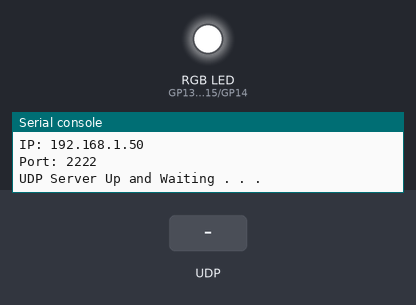
A program run on a simulated Raspberry Pi Pico running MicroPython. Shown: an RGB LED mixed from three pins (HIGH = lit), the last lines printed to the serial console. The inputs (shaded band) are chosen by the test bench. WiFi joins after 1.5 s.

Above: at 3.2 s.
3.3 s: UDP packet "red" arrives
At 4.4 s:
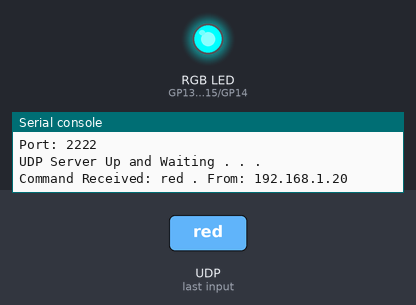
4.8 s: UDP packet "green" arrives
At 5.5 s:
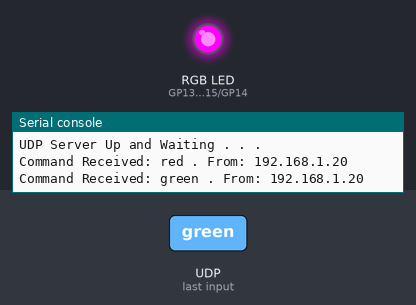
6.3 s: UDP packet "blue" arrives
At 6.7 s:
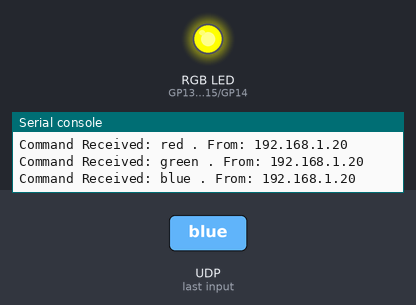
Timing chart, 0 to 9.3 s (numbered marks = the images above; inputs shaded):
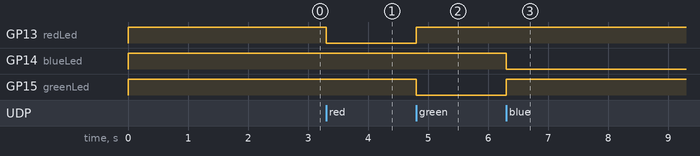

Measured:
- after the input at 3.3 s, GP13 (redLed): HIGH → LOW at once
- after the input at 4.8 s, GP13 (redLed): LOW → HIGH at once; GP15 (greenLed): HIGH → LOW at once
- after the input at 6.3 s, GP14 (blueLed): HIGH → LOW at once; GP15 (greenLed): LOW → HIGH at once

The program:

rgbServer.py
```python
import network
import socket
import time
import machine

# Setting RGB
redPin = 13
bluePin = 14
greenPin = 15
redLed = machine.Pin(redPin, machine.Pin.OUT)
blueLed = machine.Pin(bluePin, machine.Pin.OUT)
greenLed = machine.Pin(greenPin, machine.Pin.OUT)

redLed.on()
greenLed.on()
blueLed.on()

# Setting up Wifi
raspWifi = network.WLAN(network.STA_IF) # Creating wifi object
raspWifi.active(True) # Activate raspWifi Object
raspWifi.disconnect()
raspWifi.connect('Humphrey tech', 'humphrey7436') # Connect to Wifi

# Check for Wifi connectivity
max_wait = 10
while max_wait > 0:
    if (raspWifi.status() < 0 or raspWifi.status() >= 3):
        break
    max_wait -= 1
    print('Waiting For Connection . . .')
    time.sleep(1)

# Handle Wifi Connection Failure
if (raspWifi.status() != 3):
    raise RuntimeError('Network Connection Failed')
else:
    print('Wifi Connected Succesfully')

serverInfo = raspWifi.ifconfig()
serverIP = serverInfo[0]
serverPort = 2222 # Allows for interaction
bufferSize = 1024
UDPServer = socket.socket(socket.AF_INET, socket.SOCK_DGRAM) # Allows for receiveing / Sending of data
UDPServer.bind((serverIP, serverPort)) # Connect to IP, Port
print('IP:', serverIP,'\nPort:', serverPort)
print('UDP Server Up and Waiting . . .')
# Listen to Commands

while True:
    command, address = UDPServer.recvfrom(bufferSize)
    cmdDecoded = command.decode('utf-8')
    print('Command Received:', cmdDecoded, '. From:', address[0])
    dataString = 'Received Your Command\n' +cmdDecoded + ' LED is On'
    dataEncoded = dataString.encode('utf-8')
    UDPServer.sendto(dataEncoded, address)
    color = cmdDecoded.lower()
    if color == 'red':
        redLed.off()
        greenLed.on()
        blueLed.on()
    if color == 'green':
        redLed.on()
        greenLed.off()
        blueLed.on()
    if color == 'blue':
        redLed.on()
        greenLed.on()
        blueLed.off()
```
